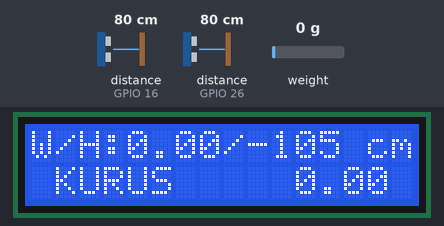
Simulated run of this program. Board: ESP32. Shown: 16×2 character LCD. Wiring (inferred from the names in the program): 2 × ultrasonic range finder: trigger GPIO 17, echo GPIO 16 / trigger GPIO 25, echo GPIO 26. Inputs (shaded band) come from the test bench; at power-on: distance to the obstacle (sensors on GPIO 16, GPIO 26) 80 cm, weight on the scale 0 g. The echo pulse lasts 58.3 µs per cm; WiFi joins after 1.5 s; servers stay silent unless stated.

Above: at 4.6 s.
4.7 s: distance to the obstacle (sensor on GPIO 16) set to 2 cm
At 6.7 s:
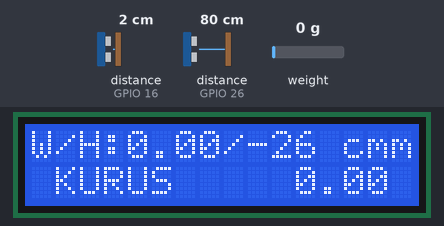
7.4 s: distance to the obstacle (sensor on GPIO 26) set to 2 cm
At 8.7 s:
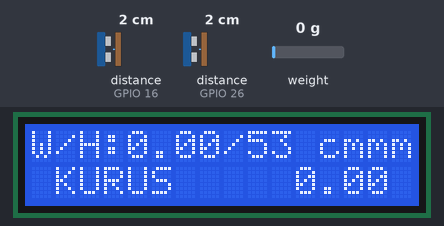
9.9 s: weight on the scale set to 4900 g
At 11.0 s:
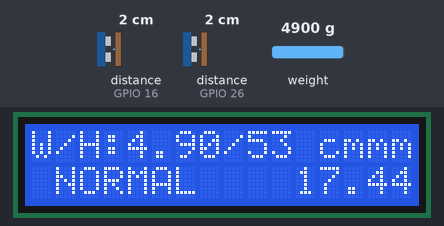
11.8 s: distance to the obstacle (sensor on GPIO 16) set to 9 cm
At 13.8 s:
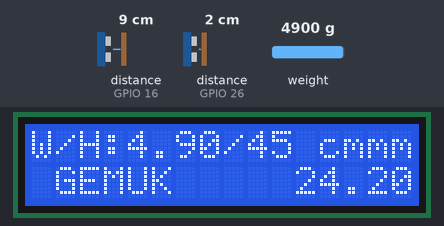
14.3 s: distance to the obstacle (sensor on GPIO 26) set to 9 cm
At 16.6 s:
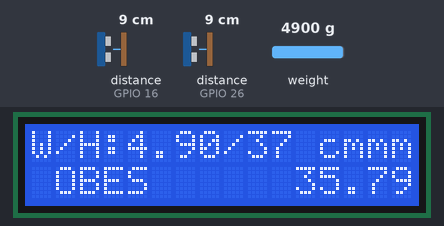
16.9 s: distance to the obstacle (sensor on GPIO 16) set to 60 cm
At 18.3 s:
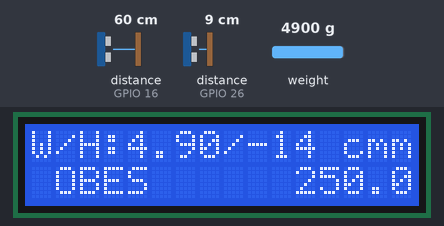
Timing chart, 0 to 19.9 s (numbered marks = the images above; inputs shaded):
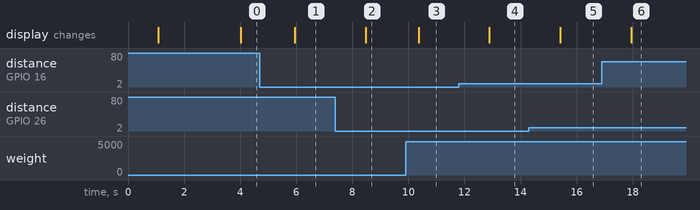

Measured:
- after the input at 4.7 s, the display: changes after 1.2 s (image 1)
- after the input at 7.4 s, the display: changes after 1.1 s (image 2)
- after the input at 9.9 s, the display: changes after 0.47 s (image 3)
- after the input at 11.8 s, the display: changes after 1.1 s (image 4)
- after the input at 14.3 s, the display: changes after 1.1 s (image 5)
- after the input at 16.9 s, the display: changes after 1.0 s (image 6)

The program:

main.cpp
```cpp
#define BLYNK_TEMPLATE_ID "TMPL6rbpNEx98"
#define BLYNK_TEMPLATE_NAME "MyBlynk"
#define BLYNK_AUTH_TOKEN "55vW5J3jEBPpGpfOebRqMbz2BBdb6d7V"

#include <Arduino.h>
#include <WiFi.h>
#include <Wire.h>
#include <Preferences.h>
#include <LiquidCrystal_I2C.h>
#include <BlynkSimpleEsp32.h>
#include "HX711.h"

const int trigPin = 25;
const int echoPin = 26;
const int trigPin2 = 17;
const int echoPin2 = 16;
const int LOADCELL_DOUT_PIN = 18;
const int LOADCELL_SCK_PIN = 19;

#define VPIN_tb V0
#define VPIN_bb V1
#define VPIN_kg V2
#define VPIN_bmi V3

char ssid[] = "Redmi Note 10 Pro";
char pass[] = "1sampai8";

HX711 scale;
LiquidCrystal_I2C lcd(0x27, 16, 2);

BlynkTimer timer;
char auth[] = BLYNK_AUTH_TOKEN;
// put function declarations here:
long duration, distance;
long duration2, distance2;
float tera = 0;
int berat,x,jarak,tinggi,statusnya;
float fix;
int sp = 30;
float kg;
float weight;
float calibration_factor = 211000; // for me this vlaue works just perfect 211000
float BMI;

void connect (){
  while (WiFi.status() != WL_CONNECTED) {
    for (int i = 0; i < 4; i++) {
      lcd.setCursor(11 + i, 0); // posisi titik mulai dari kolom ke-11
      lcd.print(".");
      delay(650); // delay untuk efek animasi
    }

    lcd.setCursor(11, 0);
    lcd.print("    "); // hapus semua titik

    delay(250); // delay sebelum memulai ulang animasi
  }
}

void checkBlynkStatus()
{ // called every 2 seconds by SimpleTimer

  bool isconnected = Blynk.connected();
  if (isconnected == false)
  {
    Serial.println("Blynk Not Connected");
  }
  if (isconnected == true)
  {
    Serial.println(" Blynk IoT Connected ");
    // Blynk.virtualWrite(VPIN_Judul, "Monitoring Air Quality and Smoke Emissions at Urban Bus Stops");
  }

}

void measureweight(){
 scale.set_scale(calibration_factor); //Adjust to this calibration factor
  // Serial.print("Reading: ");
  weight = scale.get_units(5);
    if(weight<0)
  {
    weight=0.00;
    }
  //Serial.print(scale.get_units(), 2);
 // Serial.print(" lbs"); //Change this to kg and re-adjust the calibration factor if you follow SI units like a sane person
  // Serial.print("Kilogram:");
  // Serial.print( weight);
  // Serial.print(" Kg");
  // Serial.print(" calibration_factor: ");
  // Serial.print(calibration_factor);
  // Serial.println();
  // Delay before repeating measurement
  delay(100);
}


void usonic(){
  digitalWrite(trigPin, LOW);  // Added this line
  delayMicroseconds(2); // Added this line
  digitalWrite(trigPin, HIGH);
  delayMicroseconds(10); // Added this line
  digitalWrite(trigPin, LOW);
  duration = pulseIn(echoPin, HIGH);
  distance = (duration/2) / 29.1;


  // Serial.print(distance);
  // Serial.println(" cm");


  digitalWrite(trigPin2, LOW);  // Added this line
  delayMicroseconds(2); // Added this line
  digitalWrite(trigPin2, HIGH);
  delayMicroseconds(10); // Added this line
  digitalWrite(trigPin2, LOW);
  duration2 = pulseIn(echoPin2, HIGH);
  distance2 = (duration2/2) / 29.1;

  // Serial.print(distance2);
  // Serial.println(" cm");
}
void result(){
  usonic();
  measureweight();
  tinggi = 55 - distance - distance2;

  // Pastikan tinggi dalam meter untuk perhitungan BMI
  float tinggi_m = tinggi / 100.0;
  BMI = weight / (tinggi_m * tinggi_m);

  lcd.setCursor(0,0);
  lcd.print("W/H:");
  lcd.print(weight);
  Blynk.virtualWrite(VPIN_bb,weight);
  lcd.print("/");
  lcd.print(tinggi);
  Blynk.virtualWrite(VPIN_tb,tinggi);
  lcd.print(" cm");

  lcd.setCursor(11,1);
  lcd.print(BMI);
  Blynk.virtualWrite(VPIN_bmi, BMI);
  if (BMI < 17){
    statusnya = 1;
    lcd.setCursor(0,1);
    lcd.print(" KURUS   ");
    Blynk.virtualWrite(VPIN_kg," KURUS ");
  } else if (BMI >= 17 && BMI < 23){
    statusnya = 2;
    lcd.setCursor(0,1);
    lcd.print(" NORMAL  ");
    Blynk.virtualWrite(VPIN_kg," NORMAL ");
  } else if (BMI >= 23 && BMI < 30){
    statusnya = 3;
    lcd.setCursor(0,1);
    lcd.print(" GEMUK   ");
    Blynk.virtualWrite(VPIN_kg," GEMUK ");
  } else if (BMI >= 30){
    statusnya = 4;
    lcd.setCursor(0,1);
    lcd.print(" OBES   ");
    Blynk.virtualWrite(VPIN_kg," OBESITAS ");
  }

}


void setup() {
  Serial.begin(9600);

  lcd.begin();
  lcd.clear();
  lcd.noCursor();
  scale.begin(LOADCELL_DOUT_PIN, LOADCELL_SCK_PIN);

  pinMode(trigPin, OUTPUT);
  pinMode(echoPin, INPUT);
  pinMode(trigPin2, OUTPUT);
  pinMode(echoPin2, INPUT);

  WiFi.begin(ssid, pass);
  lcd.setCursor(0,0);
  lcd.print("Loading ...");
  delay(1000);
  lcd.clear();
  scale.set_scale();
  scale.tare();
  long zero_factor = scale. read_average();

  Blynk.begin(auth, ssid, pass, "blynk.cloud",80);
}

void loop() {
  Blynk.run();
  timer.run();
  if(!WiFi.isConnected()){
    connect();
  }
  result();
}
```
